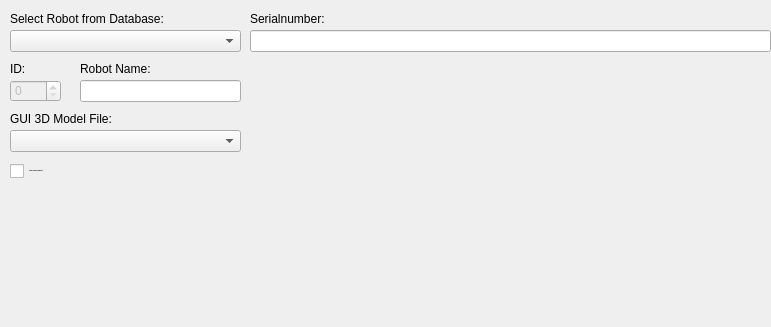
        <widget class="QWidget" name="page_robot_general_settings">
         <property name="geometry">
          <rect>
           <x>0</x>
           <y>0</y>
           <width>771</width>
           <height>327</height>
          </rect>
         </property>
         <attribute name="label">
          <string>General Robot Settings</string>
         </attribute>
         <widget class="QLabel" name="lbl_robot_id">
          <property name="geometry">
           <rect>
            <x>10</x>
            <y>60</y>
            <width>51</width>
            <height>18</height>
           </rect>
          </property>
          <property name="font">
           <font>
            <family>Arial</family>
           </font>
          </property>
          <property name="text">
           <string>ID:</string>
          </property>
         </widget>
         <widget class="QLabel" name="lbl_robot_serialnumber">
          <property name="geometry">
           <rect>
            <x>250</x>
            <y>10</y>
            <width>521</width>
            <height>18</height>
           </rect>
          </property>
          <property name="font">
           <font>
            <family>Arial</family>
           </font>
          </property>
          <property name="text">
           <string>Serialnumber:</string>
          </property>
         </widget>
         <widget class="QLineEdit" name="txt_robot_serialnumber">
          <property name="geometry">
           <rect>
            <x>250</x>
            <y>30</y>
            <width>521</width>
            <height>22</height>
           </rect>
          </property>
          <property name="font">
           <font>
            <family>Arial</family>
           </font>
          </property>
          <property name="styleSheet">
           <string notr="true"/>
          </property>
          <property name="alignment">
           <set>Qt::AlignLeading|Qt::AlignLeft|Qt::AlignVCenter</set>
          </property>
         </widget>
         <widget class="QLabel" name="lbl_robot_gui_3d_model">
          <property name="geometry">
           <rect>
            <x>10</x>
            <y>110</y>
            <width>231</width>
            <height>18</height>
           </rect>
          </property>
          <property name="font">
           <font>
            <family>Arial</family>
           </font>
          </property>
          <property name="text">
           <string>GUI 3D Model File:</string>
          </property>
         </widget>
         <widget class="QLabel" name="lbl_robot_name">
          <property name="geometry">
           <rect>
            <x>80</x>
            <y>60</y>
            <width>161</width>
            <height>18</height>
           </rect>
          </property>
          <property name="font">
           <font>
            <family>Arial</family>
           </font>
          </property>
          <property name="text">
           <string>Robot Name:</string>
          </property>
         </widget>
         <widget class="QLineEdit" name="txt_robot_name">
          <property name="geometry">
           <rect>
            <x>80</x>
            <y>80</y>
            <width>161</width>
            <height>22</height>
           </rect>
          </property>
          <property name="font">
           <font>
            <family>Arial</family>
           </font>
          </property>
          <property name="styleSheet">
           <string notr="true"/>
          </property>
          <property name="alignment">
           <set>Qt::AlignLeading|Qt::AlignLeft|Qt::AlignVCenter</set>
          </property>
         </widget>
         <widget class="QSpinBox" name="nbr_robot_id">
          <property name="enabled">
           <bool>false</bool>
          </property>
          <property name="geometry">
           <rect>
            <x>10</x>
            <y>80</y>
            <width>51</width>
            <height>22</height>
           </rect>
          </property>
          <property name="font">
           <font>
            <family>Arial</family>
           </font>
          </property>
          <property name="styleSheet">
           <string notr="true"/>
          </property>
          <property name="frame">
           <bool>true</bool>
          </property>
          <property name="maximum">
           <number>69000</number>
          </property>
          <property name="value">
           <number>0</number>
          </property>
         </widget>
         <widget class="QCheckBox" name="chk_robot_active">
          <property name="geometry">
           <rect>
            <x>10</x>
            <y>160</y>
            <width>171</width>
            <height>22</height>
           </rect>
          </property>
          <property name="font">
           <font>
            <family>Arial</family>
            <pointsize>-1</pointsize>
            <weight>75</weight>
            <bold>true</bold>
           </font>
          </property>
          <property name="styleSheet">
           <string notr="true"/>
          </property>
          <property name="text">
           <string>Activate Robot Configuration</string>
          </property>
         </widget>
         <widget class="QLabel" name="lbl_select_robot">
          <property name="geometry">
           <rect>
            <x>10</x>
            <y>10</y>
            <width>231</width>
            <height>18</height>
           </rect>
          </property>
          <property name="font">
           <font>
            <family>Arial</family>
           </font>
          </property>
          <property name="text">
           <string>Select Robot from Database:</string>
          </property>
         </widget>
         <widget class="QComboBox" name="cb_robot_config_select_robot">
          <property name="geometry">
           <rect>
            <x>10</x>
            <y>30</y>
            <width>231</width>
            <height>22</height>
           </rect>
          </property>
          <property name="font">
           <font>
            <family>Arial</family>
           </font>
          </property>
          <property name="styleSheet">
           <string notr="true"/>
          </property>
          <property name="editable">
           <bool>false</bool>
          </property>
          <property name="placeholderText">
           <string/>
          </property>
         </widget>
         <widget class="QComboBox" name="cb_robot_3d_models">
          <property name="enabled">
           <bool>true</bool>
          </property>
          <property name="geometry">
           <rect>
            <x>10</x>
            <y>130</y>
            <width>231</width>
            <height>22</height>
           </rect>
          </property>
          <property name="font">
           <font>
            <family>Arial</family>
           </font>
          </property>
          <property name="styleSheet">
           <string notr="true"/>
          </property>
          <property name="editable">
           <bool>false</bool>
          </property>
          <property name="placeholderText">
           <string/>
          </property>
         </widget>
         <widget class="QLabel" name="ico_robot_3d_model_error">
          <property name="geometry">
           <rect>
            <x>250</x>
            <y>130</y>
            <width>20</width>
            <height>20</height>
           </rect>
          </property>
          <property name="toolTip">
           <string>&lt;html&gt;&lt;head/&gt;&lt;body&gt;&lt;p&gt;3D Model file from path in DataBase does not exist on this System, choose another one!&lt;/p&gt;&lt;/body&gt;&lt;/html&gt;</string>
          </property>
          <property name="toolTipDuration">
           <number>-1</number>
          </property>
          <property name="text">
           <string/>
          </property>
          <property name="scaledContents">
           <bool>true</bool>
          </property>
         </widget>
        </widget>
